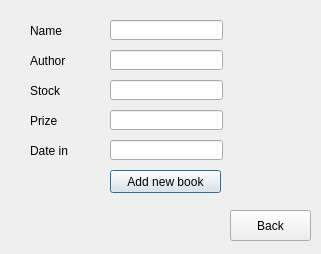
<?xml version="1.0" encoding="UTF-8"?>
<ui version="4.0">
 <class>add_book</class>
 <widget class="QDialog" name="add_book">
  <property name="geometry">
   <rect>
    <x>0</x>
    <y>0</y>
    <width>321</width>
    <height>254</height>
   </rect>
  </property>
  <property name="windowTitle">
   <string>Dialog</string>
  </property>
  <property name="autoFillBackground">
   <bool>true</bool>
  </property>
  <widget class="QLineEdit" name="name">
   <property name="geometry">
    <rect>
     <x>110</x>
     <y>20</y>
     <width>113</width>
     <height>20</height>
    </rect>
   </property>
  </widget>
  <widget class="QLineEdit" name="author">
   <property name="geometry">
    <rect>
     <x>110</x>
     <y>50</y>
     <width>113</width>
     <height>20</height>
    </rect>
   </property>
  </widget>
  <widget class="QLineEdit" name="stock">
   <property name="geometry">
    <rect>
     <x>110</x>
     <y>80</y>
     <width>113</width>
     <height>20</height>
    </rect>
   </property>
  </widget>
  <widget class="QLineEdit" name="prize">
   <property name="geometry">
    <rect>
     <x>110</x>
     <y>110</y>
     <width>113</width>
     <height>20</height>
    </rect>
   </property>
  </widget>
  <widget class="QLineEdit" name="date_in">
   <property name="geometry">
    <rect>
     <x>110</x>
     <y>140</y>
     <width>113</width>
     <height>20</height>
    </rect>
   </property>
  </widget>
  <widget class="QLabel" name="label">
   <property name="geometry">
    <rect>
     <x>30</x>
     <y>20</y>
     <width>47</width>
     <height>21</height>
    </rect>
   </property>
   <property name="text">
    <string>Name</string>
   </property>
  </widget>
  <widget class="QLabel" name="label_2">
   <property name="geometry">
    <rect>
     <x>30</x>
     <y>50</y>
     <width>47</width>
     <height>21</height>
    </rect>
   </property>
   <property name="text">
    <string>Author</string>
   </property>
  </widget>
  <widget class="QLabel" name="label_3">
   <property name="geometry">
    <rect>
     <x>30</x>
     <y>80</y>
     <width>47</width>
     <height>21</height>
    </rect>
   </property>
   <property name="text">
    <string>Stock</string>
   </property>
  </widget>
  <widget class="QLabel" name="label_4">
   <property name="geometry">
    <rect>
     <x>30</x>
     <y>110</y>
     <width>47</width>
     <height>21</height>
    </rect>
   </property>
   <property name="text">
    <string>Prize</string>
   </property>
  </widget>
  <widget class="QLabel" name="label_5">
   <property name="geometry">
    <rect>
     <x>30</x>
     <y>140</y>
     <width>47</width>
     <height>21</height>
    </rect>
   </property>
   <property name="text">
    <string>Date in</string>
   </property>
  </widget>
  <widget class="QPushButton" name="add">
   <property name="geometry">
    <rect>
     <x>110</x>
     <y>170</y>
     <width>111</width>
     <height>23</height>
    </rect>
   </property>
   <property name="text">
    <string>Add new book</string>
   </property>
   <property name="icon">
    <iconset>
     <normaloff>image/48/sign-add.png</normaloff>image/48/sign-add.png</iconset>
   </property>
   <property name="iconSize">
    <size>
     <width>20</width>
     <height>20</height>
    </size>
   </property>
  </widget>
  <widget class="QPushButton" name="back">
   <property name="geometry">
    <rect>
     <x>230</x>
     <y>210</y>
     <width>81</width>
     <height>31</height>
    </rect>
   </property>
   <property name="text">
    <string>Back</string>
   </property>
   <property name="icon">
    <iconset>
     <normaloff>image/48/sign-right.png</normaloff>image/48/sign-right.png</iconset>
   </property>
   <property name="iconSize">
    <size>
     <width>20</width>
     <height>20</height>
    </size>
   </property>
  </widget>
  <widget class="QLabel" name="label_6">
   <property name="geometry">
    <rect>
     <x>-230</x>
     <y>-50</y>
     <width>551</width>
     <height>311</height>
    </rect>
   </property>
   <property name="text">
    <string>TextLabel</string>
   </property>
   <property name="scaledContents">
    <bool>true</bool>
   </property>
  </widget>
  <zorder>label_6</zorder>
  <zorder>name</zorder>
  <zorder>author</zorder>
  <zorder>stock</zorder>
  <zorder>prize</zorder>
  <zorder>date_in</zorder>
  <zorder>label</zorder>
  <zorder>label_2</zorder>
  <zorder>label_3</zorder>
  <zorder>label_4</zorder>
  <zorder>label_5</zorder>
  <zorder>add</zorder>
  <zorder>back</zorder>
 </widget>
 <resources/>
 <connections/>
</ui>
